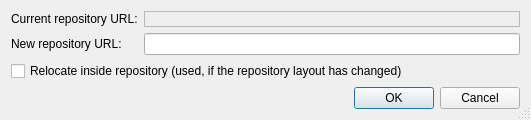
<ui version="4.0" >
 <class>SvnRelocateDialog</class>
 <widget class="QDialog" name="SvnRelocateDialog" >
  <property name="geometry" >
   <rect>
    <x>0</x>
    <y>0</y>
    <width>531</width>
    <height>119</height>
   </rect>
  </property>
  <property name="windowTitle" >
   <string>Subversion Relocate</string>
  </property>
  <property name="sizeGripEnabled" >
   <bool>true</bool>
  </property>
  <layout class="QVBoxLayout" name="verticalLayout" >
   <item>
    <layout class="QGridLayout" >
     <item row="0" column="1" >
      <widget class="QLabel" name="currUrlLabel" >
       <property name="frameShape" >
        <enum>QFrame::StyledPanel</enum>
       </property>
       <property name="text" >
        <string/>
       </property>
      </widget>
     </item>
     <item row="1" column="0" >
      <widget class="QLabel" name="label_2" >
       <property name="text" >
        <string>New repository URL:</string>
       </property>
      </widget>
     </item>
     <item row="1" column="1" >
      <widget class="QLineEdit" name="newUrlEdit" >
       <property name="toolTip" >
        <string>Enter the URL of the repository the working space should be relocated to</string>
       </property>
      </widget>
     </item>
     <item row="0" column="0" >
      <widget class="QLabel" name="label" >
       <property name="text" >
        <string>Current repository URL:</string>
       </property>
      </widget>
     </item>
    </layout>
   </item>
   <item>
    <widget class="QCheckBox" name="insideCheckBox" >
     <property name="toolTip" >
      <string>Select, if the relocate should happen inside the repository</string>
     </property>
     <property name="text" >
      <string>Relocate inside repository (used, if the repository layout has changed)</string>
     </property>
    </widget>
   </item>
   <item>
    <widget class="QDialogButtonBox" name="buttonBox" >
     <property name="orientation" >
      <enum>Qt::Horizontal</enum>
     </property>
     <property name="standardButtons" >
      <set>QDialogButtonBox::Cancel|QDialogButtonBox::Ok</set>
     </property>
    </widget>
   </item>
  </layout>
 </widget>
 <tabstops>
  <tabstop>newUrlEdit</tabstop>
  <tabstop>insideCheckBox</tabstop>
  <tabstop>buttonBox</tabstop>
 </tabstops>
 <resources/>
 <connections>
  <connection>
   <sender>buttonBox</sender>
   <signal>accepted()</signal>
   <receiver>SvnRelocateDialog</receiver>
   <slot>accept()</slot>
   <hints>
    <hint type="sourcelabel" >
     <x>31</x>
     <y>75</y>
    </hint>
    <hint type="destinationlabel" >
     <x>29</x>
     <y>92</y>
    </hint>
   </hints>
  </connection>
  <connection>
   <sender>buttonBox</sender>
   <signal>rejected()</signal>
   <receiver>SvnRelocateDialog</receiver>
   <slot>reject()</slot>
   <hints>
    <hint type="sourcelabel" >
     <x>69</x>
     <y>74</y>
    </hint>
    <hint type="destinationlabel" >
     <x>69</x>
     <y>95</y>
    </hint>
   </hints>
  </connection>
 </connections>
</ui>
